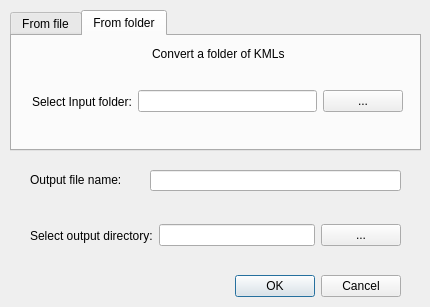
<?xml version="1.0" encoding="UTF-8"?>
<ui version="4.0">
 <class>ConvertTo3DDialogBase</class>
 <widget class="QDialog" name="ConvertTo3DDialogBase">
  <property name="geometry">
   <rect>
    <x>0</x>
    <y>0</y>
    <width>430</width>
    <height>307</height>
   </rect>
  </property>
  <property name="windowTitle">
   <string>Convert to 3D</string>
  </property>
  <widget class="QDialogButtonBox" name="button_box">
   <property name="geometry">
    <rect>
     <x>60</x>
     <y>270</y>
     <width>341</width>
     <height>32</height>
    </rect>
   </property>
   <property name="orientation">
    <enum>Qt::Horizontal</enum>
   </property>
   <property name="standardButtons">
    <set>QDialogButtonBox::Cancel|QDialogButtonBox::Ok</set>
   </property>
  </widget>
  <widget class="QWidget" name="horizontalLayoutWidget_2">
   <property name="geometry">
    <rect>
     <x>30</x>
     <y>210</y>
     <width>371</width>
     <height>51</height>
    </rect>
   </property>
   <layout class="QHBoxLayout" name="horizontalLayout_2">
    <item>
     <widget class="QLabel" name="outputLabel">
      <property name="text">
       <string>Select output directory:</string>
      </property>
     </widget>
    </item>
    <item>
     <widget class="QLineEdit" name="outputLine"/>
    </item>
    <item>
     <widget class="QPushButton" name="loadOutputButton">
      <property name="text">
       <string>...</string>
      </property>
     </widget>
    </item>
   </layout>
  </widget>
  <widget class="QLineEdit" name="outputFileName">
   <property name="geometry">
    <rect>
     <x>150</x>
     <y>170</y>
     <width>251</width>
     <height>21</height>
    </rect>
   </property>
   <property name="sizePolicy">
    <sizepolicy hsizetype="Expanding" vsizetype="Fixed">
     <horstretch>0</horstretch>
     <verstretch>0</verstretch>
    </sizepolicy>
   </property>
   <property name="placeholderText">
    <string/>
   </property>
  </widget>
  <widget class="QLabel" name="fileLabel">
   <property name="geometry">
    <rect>
     <x>30</x>
     <y>160</y>
     <width>111</width>
     <height>39</height>
    </rect>
   </property>
   <property name="text">
    <string>Output file name:</string>
   </property>
  </widget>
  <widget class="QTabWidget" name="tabWidget">
   <property name="geometry">
    <rect>
     <x>10</x>
     <y>10</y>
     <width>411</width>
     <height>141</height>
    </rect>
   </property>
   <property name="currentIndex">
    <number>1</number>
   </property>
   <widget class="QWidget" name="tab">
    <attribute name="title">
     <string>From file</string>
    </attribute>
    <widget class="QLabel" name="headingLabel">
     <property name="geometry">
      <rect>
       <x>130</x>
       <y>10</y>
       <width>181</width>
       <height>16</height>
      </rect>
     </property>
     <property name="text">
      <string>Convert 2D KML to 3D KML</string>
     </property>
    </widget>
    <widget class="QWidget" name="horizontalLayoutWidget">
     <property name="geometry">
      <rect>
       <x>20</x>
       <y>40</y>
       <width>371</width>
       <height>51</height>
      </rect>
     </property>
     <layout class="QHBoxLayout" name="horizontalLayout">
      <item>
       <widget class="QLabel" name="inputLabel">
        <property name="text">
         <string>Select Input file:</string>
        </property>
       </widget>
      </item>
      <item>
       <widget class="QLineEdit" name="inputFileLine"/>
      </item>
      <item>
       <widget class="QPushButton" name="loadInputFileButton">
        <property name="text">
         <string>...</string>
        </property>
       </widget>
      </item>
     </layout>
    </widget>
   </widget>
   <widget class="QWidget" name="tab_2">
    <attribute name="title">
     <string>From folder</string>
    </attribute>
    <widget class="QWidget" name="horizontalLayoutWidget_3">
     <property name="geometry">
      <rect>
       <x>20</x>
       <y>40</y>
       <width>371</width>
       <height>51</height>
      </rect>
     </property>
     <layout class="QHBoxLayout" name="horizontalLayout_3">
      <item>
       <widget class="QLabel" name="inputFolderLabel">
        <property name="text">
         <string>Select Input folder:</string>
        </property>
       </widget>
      </item>
      <item>
       <widget class="QLineEdit" name="inputFolderLine"/>
      </item>
      <item>
       <widget class="QPushButton" name="loadInputFolderButton">
        <property name="text">
         <string>...</string>
        </property>
       </widget>
      </item>
     </layout>
    </widget>
    <widget class="QLabel" name="headingLabel_2">
     <property name="geometry">
      <rect>
       <x>140</x>
       <y>10</y>
       <width>181</width>
       <height>16</height>
      </rect>
     </property>
     <property name="text">
      <string>Convert a folder of KMLs</string>
     </property>
    </widget>
   </widget>
  </widget>
 </widget>
 <resources/>
 <connections>
  <connection>
   <sender>button_box</sender>
   <signal>accepted()</signal>
   <receiver>ConvertTo3DDialogBase</receiver>
   <slot>accept()</slot>
   <hints>
    <hint type="sourcelabel">
     <x>20</x>
     <y>20</y>
    </hint>
    <hint type="destinationlabel">
     <x>20</x>
     <y>20</y>
    </hint>
   </hints>
  </connection>
  <connection>
   <sender>button_box</sender>
   <signal>rejected()</signal>
   <receiver>ConvertTo3DDialogBase</receiver>
   <slot>reject()</slot>
   <hints>
    <hint type="sourcelabel">
     <x>20</x>
     <y>20</y>
    </hint>
    <hint type="destinationlabel">
     <x>20</x>
     <y>20</y>
    </hint>
   </hints>
  </connection>
 </connections>
</ui>
